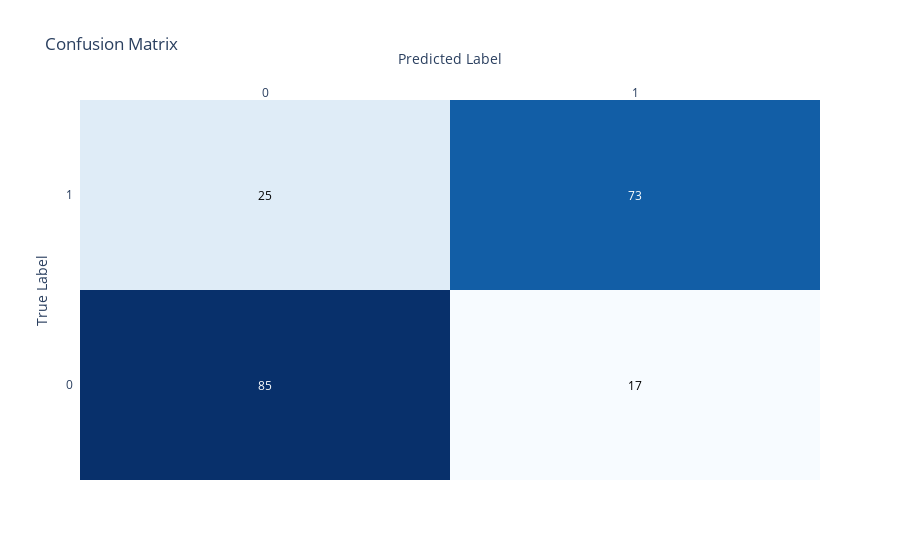

Notebook code for this chart:
### Code cell
import plotly.figure_factory as ff
import numpy as np
from sklearn.metrics import confusion_matrix
import torch

def plot_confusion_matrix(y_true, y_pred):
    """
    Plots a confusion matrix using Plotly.

    :param y_true: Array-like, true labels.
    :param y_pred: Array-like, predicted labels.
    """
    # Generating the confusion matrix
    cm = confusion_matrix(y_true, y_pred)

    # Labels for the confusion matrix (adjust as needed)
    labels = sorted(np.unique(np.concatenate([y_true, y_pred])))

    # Creating a heatmap for the confusion matrix using Plotly
    fig = ff.create_annotated_heatmap(cm, x=labels, y=labels, colorscale='Blues')
    fig.update_layout(
        title='Confusion Matrix',
        xaxis=dict(title='Predicted Label'),
        yaxis=dict(title='True Label')
    )

    # Show the plot
    fig.show()

# Example usage of the function in the context of a PyTorch model:

# Assuming we have a trained model and data to predict on
model.eval()  # Set the model to evaluation mode

# Get the predictions from the model
y_true = []
y_pred = []

# Loop over the data loader (or validation set)
with torch.no_grad():  # No need to track gradients for evaluation
    for inputs, targets in test_loader:
        outputs = model(inputs)  # Forward pass
        predicted = (outputs > 0.5).float()  # Convert probabilities to binary predictions
        
        y_true.extend(targets.numpy())  # Add true labels to the list
        y_pred.extend(predicted.numpy())  # Add predicted labels to the list

# Convert to numpy arrays for sklearn confusion matrix
y_true = np.array(y_true)
y_pred = np.array(y_pred)

# Plot the confusion matrix
plot_confusion_matrix(y_true, y_pred)

### Figure 1 — Plotly figure (JSON) as saved in the notebook; plotly's stock layout.template omitted (floating-point values rounded to 4 significant figures)
{"data": [{"colorscale": [[0, "rgb(247,251,255)"], [0.125, "rgb(222,235,247)"], [0.25, "rgb(198,219,239)"], [0.375, "rgb(158,202,225)"], [0.5, "rgb(107,174,214)"], [0.625, "rgb(66,146,198)"], [0.75, "rgb(33,113,181)"], [0.875, "rgb(8,81,156)"], [1, "rgb(8,48,107)"]], "reversescale": false, "showscale": false, "type": "heatmap", "x": [0, 1], "y": [0, 1], "z": [[85, 17], [25, 73]]}], "layout": {"annotations": [{"font": {"color": "#FFFFFF"}, "showarrow": false, "text": "85", "x": 0, "xref": "x", "y": 0, "yref": "y"}, {"font": {"color": "#000000"}, "showarrow": false, "text": "17", "x": 1, "xref": "x", "y": 0, "yref": "y"}, {"font": {"color": "#000000"}, "showarrow": false, "text": "25", "x": 0, "xref": "x", "y": 1, "yref": "y"}, {"font": {"color": "#FFFFFF"}, "showarrow": false, "text": "73", "x": 1, "xref": "x", "y": 1, "yref": "y"}], "title": {"text": "Confusion Matrix"}, "xaxis": {"dtick": 1, "gridcolor": "rgb(0, 0, 0)", "side": "top", "ticks": "", "title": {"text": "Predicted Label"}}, "yaxis": {"dtick": 1, "ticks": "", "ticksuffix": "  ", "title": {"text": "True Label"}}}}
